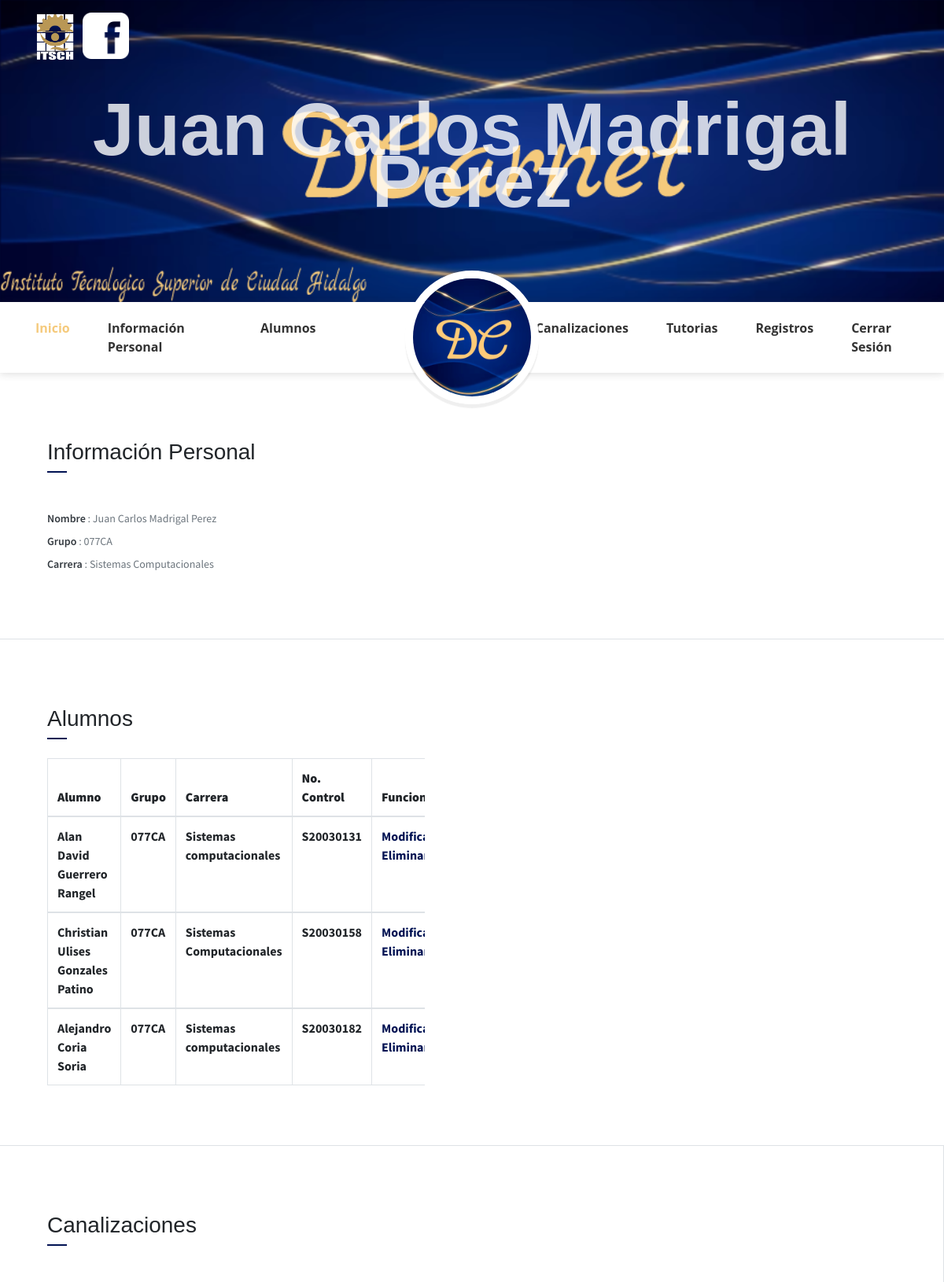
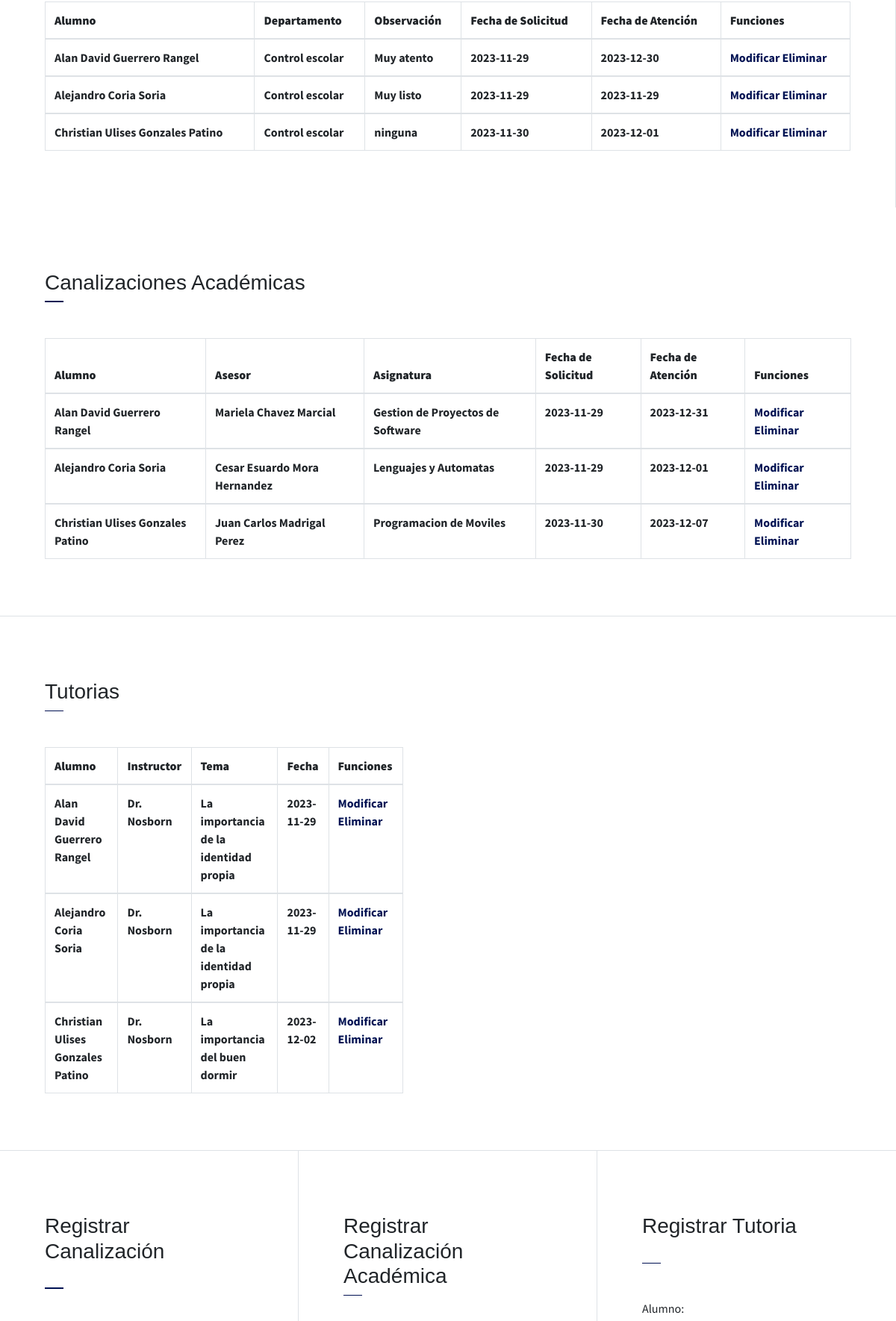
/tutor.php (signed in, upper part), run on the app's committed database (2 pictures, top to bottom).
### tables this page shows
CREATE TABLE IF NOT EXISTS `usuarios` (
  `id` int(20) NOT NULL AUTO_INCREMENT,
  `Nom` varchar(60) NOT NULL,
  `edad` varchar(10) NOT NULL,
  `grupo` varchar(5) NOT NULL,
  `carrera` varchar(50) NOT NULL,
  `tutor` varchar(35) NOT NULL,
  `Correo` varchar(35) NOT NULL,
  `Contra` varchar(20) NOT NULL,
  `foto` varchar(100) NOT NULL,
  PRIMARY KEY (`id`)
);

CREATE TABLE IF NOT EXISTS `cana` (
  `id` int(20) NOT NULL AUTO_INCREMENT,
  `nomb` varchar(60) NOT NULL,
  `no` varchar(9) NOT NULL,
  `depa` varchar(60) NOT NULL,
  `observacion` varchar(100) NOT NULL,
  `fecha_sol` date NOT NULL,
  `fecha_att` date NOT NULL,
  PRIMARY KEY (`id`)
);

CREATE TABLE IF NOT EXISTS `cana_aca` (
  `id` int(20) NOT NULL AUTO_INCREMENT,
  `nombr` varchar(60) NOT NULL,
  `noc` varchar(9) NOT NULL,
  `asesor` varchar(60) NOT NULL,
  `asignatura` varchar(100) NOT NULL,
  `fecha_s` date NOT NULL,
  `fecha_a` date NOT NULL,
  PRIMARY KEY (`id`)
);

CREATE TABLE IF NOT EXISTS `tutorias` (
  `id` int(20) NOT NULL AUTO_INCREMENT,
  `nombre` varchar(60) NOT NULL,
  `noctrl` varchar(9) NOT NULL,
  `instructor` varchar(60) NOT NULL,
  `tema` varchar(100) NOT NULL,
  `fecha` date NOT NULL,
  PRIMARY KEY (`id`)
);

### assets/php/conexion.php (called while the page is built, shortened)
<?php
function db_query($query) {
    $db_host = 'localhost';
    $db_user = 'root';
    $db_password = '';
    $db_name = 'dcarnet';
    $db_port = '3306';
    $connection =mysqli_connect($db_host, $db_user,$db_password,$db_name,$db_port);
    $result = mysqli_query($connection,$query);
    return $result;
}
function select($tbl_name){
    $sql = "Select * from $tbl_name";
    $db=db_query($sql);
    return $db;
}
?>

### tutor.php (the view, shortened to what this page needs)
<!DOCTYPE html>
<html lang="en">
<head>
    <link rel="stylesheet" href="assets/vendors/themify-icons/css/themify-icons.css">
	<link rel="stylesheet" href="assets/css/johndoe.css">
    <?php include('assets/php/conexion.php'); ?>
</head>
<body data-spy="scroll" data-target=".navbar" data-offset="40" id="home">
    <header class="header header-mini" style="background-image: url(assets/imgs/fondo10.png); background-repeat: no-repeat; background-size: cover;">
        <div class="container">
            <a href="https://www.cdhidalgo.tecnm.mx/"><img src="assets/imgs/itsch.png" alt="icon-itsch" width="50" style="float: inline-start; margin-right: 10px;"></a>
        <a href="https://www.facebook.com/TecNM.Campus.Ciudad.Hidalgo/"><img src="assets/imgs/face.png" alt="icon-itsch" width="59" style="float: inline-start; margin-right: 10px;"></a>
            <div class="header-content">
                <h1 class="header-title" style="float: left;"><?php echo $_SESSION["usuario"]; ?></h1>
            </div>
        </div>
    </header>
    <nav class="navbar sticky-top navbar-expand-lg navbar-light bg-white" data-spy="affix" data-offset-top="510">
        <div class="container">
            <div class="collapse mt-sm-20 navbar-collapse" id="navbarSupportedContent">
                <ul class="navbar-nav mr-auto">
                    <li class="nav-item">
                        <a href="#home" class="nav-link">Inicio</a>
                    </li>
                    <li class="nav-item">
                        <a href="#about" class="nav-link">Información Personal</a>
                    </li>
                    <li class="nav-item">
                        <a href="#resume" class="nav-link">Alumnos</a>
                    </li>
                </ul>
                <ul class="navbar-nav brand">
                    <img src="assets/imgs/icono.png" alt="" class="brand-img">
                </ul>
                <ul class="navbar-nav ml-auto">
                    <li class="nav-item">
                        <a href="#portafolio" class="nav-link">Canalizaciones</a>
                    </li>
                    <li class="nav-item">
                        <a href="#blog" class="nav-link">Tutorias</a>
                    </li>
                    <li class="nav-item last-item">
                        <a href="#contact" class="nav-link">Registros</a>
                    </li>
                    <li class="nav-item last-item">
                        <a href="logout.php" class="nav-link">Cerrar Sesión</a>
                    </li>
                </ul>
            </div>
        </div>
    </nav>
    <div class="container-fluid">
        <div id="about" class="row about-section">
            <div class="col-lg-4 about-card">
                <br>
                <h3 class="font-weight-light">Información Personal</h3>
                <span class="line mb-5"></span>
                <ul class="mt40 info list-unstyled">
                    <li><span>Nombre</span> : <?php echo $_SESSION["usuario"]; ?></li>
                    <li><span>Grupo</span> : <?php echo $_SESSION["grupo"]; ?></li>
                    <li><span>Carrera</span> : <?php echo $_SESSION["carrera"]; ?> </li>
                </ul>
            </div>
        </div>
    </div>
    <div class="container-fluid">
        <div id="resume" class="row about-section">
            <div class="col-lg-6 about-card">
                <br>
                <h3 class="font-weight-light">Alumnos</h3>
                <span class="line mb-12"></span>
                <br>
                <?php
                $result = select("usuarios","*","*");
                ?>
                <div class="table-responsive">
                    <table class="table table-bordered reservation position-relative overlay-top overlay-bottom">
                        <thead>
                        <tr>
                            <th><b>Alumno</b></th>
                            <th><b>Grupo</b></th>
                            <th><b>Carrera</b></th>
                            <th><b>No. Control</b></th>
                            <th><b>Funciones</b></th>
                        </tr>
                        </thead >
                        <?php
                        if (mysqli_num_rows($result) > 0) {
                            while ($row = mysqli_fetch_object($result)) {
                        ?>
                        <tbody>
                        <tr>
                            <td><b><?php echo $row->Nom; ?></b></td>
                            <td><b><?php echo $row->grupo; ?></b></td>
                            <td><b><?php echo $row->carrera; ?></b></td>
                            <td><b>S<?php echo $row->id; ?></b></td>
                            <td class="numeric">
                                <a style="color: #001253" href="modificar.php?id=<?php echo $row->id; ?>" class="button"><b>Modificar</b> </a>
                                <a style="color: #001253" href="delete.php?id=<?php echo $row->id; ?>" class="buttonDelete"><b>Eliminar</b> </a>
                            </td>
                        </tr>
                        </tbody>
                        <?php
                        }
                            } else {
                                echo "no hay ningun registro";
                            }
                        ?>
                    </table>
                </div>
            </div>
        </div>
    </div>
    <div class="container-fluid">
        <div id="portafolio" class="row about-section">
            <div class="col-lg about-card">
                <br>
                <h3 class="font-weight-light">Canalizaciones</h3>
                <span class="line mb-5"></span>
                <?php
                $result = select("cana","*","*");
                ?>
                <div class="table-responsive">
                    <table class="table table-bordered reservation position-relative overlay-top overlay-bottom">
                        <thead>
                        <tr>
                            <th><b>Alumno</b></th>
                            <th><b>Departamento</b></th>
                            <th><b>Observación</b></th>
                            <th><b>Fecha de Solicitud</b></th>
                            <th><b>Fecha de Atención</b></th>
                            <th><b>Funciones</b></th>
                        </tr>
                        </thead>
                        <?php
                        if (mysqli_num_rows($result) > 0) {
                            while ($row = mysqli_fetch_object($result)) {
                        ?>
                        <tbody>
                        <tr>
                            <td><b><?php echo $row->nomb; ?></b></td>
                            <td><b><?php echo $row->depa; ?></b></td>
                            <td><b><?php echo $row->observacion; ?></b></td>
                            <td><b><?php echo $row->fecha_sol; ?></b></td>
                            <td><b><?php echo $row->fecha_att; ?></b></td>
                            <td class="numeric">
                                <a style="color: #001253" href="modificar_cana.php?id=<?php echo $row->id; ?>" class="button"><b>Modificar</b> </a>
                                <a style="color: #001253" href="delete_cana.php?id=<?php echo $row->id; ?>" class="buttonDelete"><b>Eliminar</b> </a>
                            </td>
                        </tr>
                        </tbody>
                        <?php
                        }
                            } else {
                                echo "no hay ningun registro";
                            }
                        ?>
                    </table>
                </div>
            </div>
            <div class="col-lg about-card">
                <br>
                <h3 class="font-weight-light">Canalizaciones Académicas</h3>
                <span class="line mb-5"></span>
                <?php
                $result = select("cana_aca","*","*");
                ?>
                <div class="table-responsive">
                    <table class="table table-bordered reservation position-relative overlay-top overlay-bottom">
                        <thead>
                        <tr>
                            <th><b>Alumno</b></th>
                            <th><b>Asesor</b></th>
                            <th><b>Asignatura</b></th>
                            <th><b>Fecha de Solicitud</b></th>
                            <th><b>Fecha de Atención</b></th>
                            <th><b>Funciones</b></th>
                        </tr>
                        </thead >
                        <?php
                        if (mysqli_num_rows($result) > 0) {
                            while ($row = mysqli_fetch_object($result)) {
                        ?>
                        <tbody>
                        <tr>
                            <td><b><?php echo $row->nombr; ?></b></td>
                            <td><b><?php echo $row->asesor; ?></b></td>
                            <td><b><?php echo $row->asignatura; ?></b></td>
                            <td><b><?php echo $row->fecha_s; ?></b></td>
                            <td><b><?php echo $row->fecha_a; ?></b></td>
                            <td class="numeric">
                                <a style="color: #001253" href="modificar_canaa.php?id=<?php echo $row->id; ?>" class="button"><b>Modificar</b> </a>
                                <a style="color: #001253" href="delete_canaa.php?id=<?php echo $row->id; ?>" class="buttonDelete"><b>Eliminar</b> </a>
                            </td>
                        </tr>
                        </tbody>
                        <?php
                        }
                            } else {
                                echo "no hay ningun registro";
                            }
                        ?>
                    </table>
                </div>
            </div>
        </div>
    </div>
    <div class="container-fluid">
        <div id="blog" class="row about-section">
            <div class="col-lg-6 about-card">
                <br>
                <h3 class="font-weight-light">Tutorias</h3>
                <span class="line mb-5"></span>
                <?php
                $result = select("tutorias","*","*");
                ?>
                <div class="table-responsive">
                    <table class="table table-bordered reservation position-relative overlay-top overlay-bottom">
                        <thead>
                        <tr>
                            <th><b>Alumno</b></th>
                            <th><b>Instructor</b></th>
                            <th><b>Tema</b></th>
                            <th><b>Fecha</b></th>
                            <th><b>Funciones</b></th>
                        </tr>
                        </thead >
                        <?php
                        if (mysqli_num_rows($result) > 0) {
                            while ($row = mysqli_fetch_object($result)) {
                        ?>
                        <tbody>
                        <tr>
                            <td><b><?php echo $row->nombre; ?></b></td>
                            <td><b><?php echo $row->instructor; ?></b></td>
                            <td><b><?php echo $row->tema; ?></b></td>
                            <td><b><?php echo $row->fecha; ?></b></td>
                            <td class="numeric">
                                <a style="color: #001253" href="modificar_tuto.php?id=<?php echo $row->id; ?>" class="button"><b>Modificar</b> </a>
                                <a style="color: #001253" href="delete_tuto.php?id=<?php echo $row->id; ?>" class="buttonDelete"><b>Eliminar</b> </a>
                            </td>
                        </tr>
                        </tbody>
                        <?php
                        }
                            } else {
                                echo "no hay ningun registro";
                            }
                        ?>
                    </table>
                </div>
            </div>
        </div>
    </div>
    <div class="container-fluid">
        <div id="contact" class="row about-section">
            <div class="col-lg-4 about-card">
                <br>
                <h3 class="font-weight-light">Registrar Canalización</h3>
                <br>
                <span class="line mb-5" style="background-color: #001253;"></span>
            </div>
            <div class="col-lg-4 about-card">
                <br>
                <h3 class="font-weight-light">Registrar Canalización Académica</h3>
                <span class="line mb-5" style="background-color: #001253;"></span>
            </div>
            <div class="col-lg-4 about-card">
                <br>
                <h3 class="font-weight-light">Registrar Tutoria</h3>
                <br>
                <span class="line mb-5" style="background-color: #001253;"></span>
                <form action="registro_tuto.php" method="post">
                   <div>
                   <label for="txt_N">Alumno: </label><br>
                   </div>
               </form>
            </div>
        </div>
    </div>
</body>
</html>

### data on the page
usuarios: Nom "Alan David Guerrero Rangel", grupo "077CA", carrera "Sistemas computacionales", id "20030131"
usuarios: Nom "Christian Ulises Gonzales Patino", grupo "077CA", carrera "Sistemas Computacionales", id "20030158"
usuarios: Nom "Alejandro Coria Soria", grupo "077CA", carrera "Sistemas computacionales", id "20030182"
cana: nomb "Alan David Guerrero Rangel", depa "Control escolar", observacion "Muy atento", fecha_sol "2023-11-29", fecha_att "2023-12-30"
cana: nomb "Alejandro Coria Soria", depa "Control escolar", observacion "Muy listo", fecha_sol "2023-11-29", fecha_att "2023-11-29"
cana: nomb "Christian Ulises Gonzales Patino", depa "Control escolar", observacion "ninguna", fecha_sol "2023-11-30", fecha_att "2023-12-01"
cana_aca: nombr "Alan David Guerrero Rangel", asesor "Mariela Chavez Marcial", asignatura "Gestion de Proyectos de Software", fecha_s "2023-11-29", fecha_a "2023-12-31"
cana_aca: nombr "Alejandro Coria Soria", asesor "Cesar Esuardo Mora Hernandez", asignatura "Lenguajes y Automatas", fecha_s "2023-11-29", fecha_a "2023-12-01"
cana_aca: nombr "Christian Ulises Gonzales Patino", asesor "Juan Carlos Madrigal Perez", asignatura "Programacion de Moviles", fecha_s "2023-11-30", fecha_a "2023-12-07"
tutorias: nombre "Alan David Guerrero Rangel", instructor "Dr. Nosborn", tema "La importancia de la identidad propia", fecha "2023-11-29"
tutorias: nombre "Alejandro Coria Soria", instructor "Dr. Nosborn", tema "La importancia de la identidad propia", fecha "2023-11-29"
tutorias: nombre "Christian Ulises Gonzales Patino", instructor "Dr. Nosborn", tema "La importancia del buen dormir", fecha "2023-12-02"

### other printed values
$_SESSION["usuario"] "Juan Carlos Madrigal Perez"
$_SESSION["grupo"] "077CA"
$_SESSION["carrera"] "Sistemas Computacionales"
